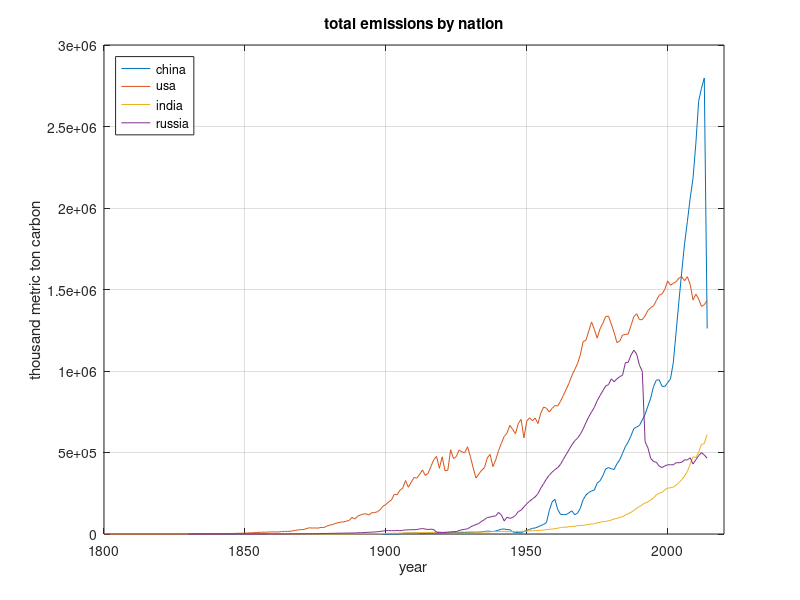
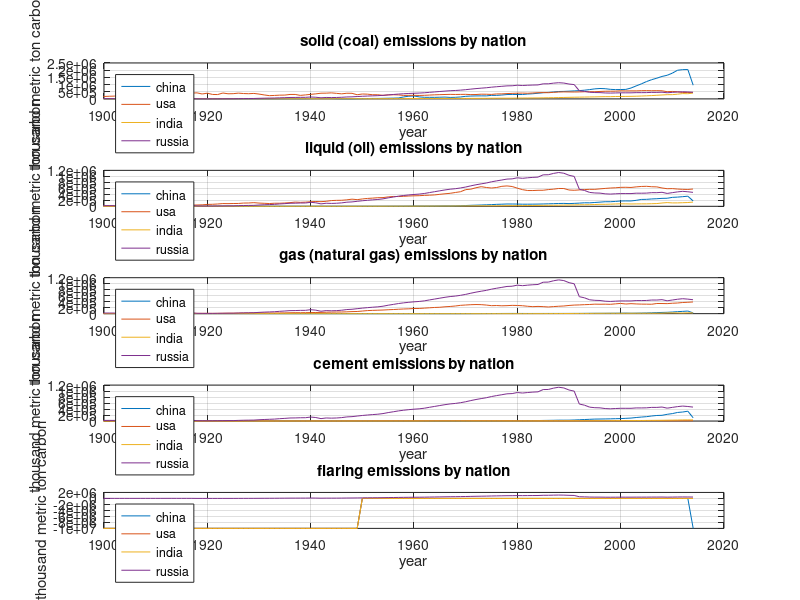

Write MATLAB code to recreate these figures, in order.
% plot_national_ff.mat
%
% script to plot different types of emissions from different countries
%
% julia dohner
% may 15, 2018
%
% 						
% Data Source: Tom Boden and Bob Andres (Oak Ridge National Laboratory); 
% Gregg Marland (Appalachian State University)									
% DOI: 10.3334/CDIAC/00001_V2017	


% format of columns being read in from .csv files:
%Nation	
%Year	
%Total CO2 emissions from fossil-fuels and cement production (thousand metric tons of C)	
%Emissions from solid fuel consumption	
%Emissions from liquid fuel consumption	
%Emissions from gas fuel consumption	
%Emissions from cement production	
%Emissions from gas flaring	Per capita CO2 emissions (metric tons of carbon)	
%Emissions from bunker fuels (not included in the totals)

clear all

addpath(genpath(...
    '/Users/juliadohner/Documents/MATLAB/JLDedits_Rafelski_LandOceanModel/v3_params_match/LU_FF_untangle/nationalFFdata'));
% top 10: 1. china, 2. usa, 3. india, 4. russia, 5. japan, 6. germany

% units in thousand metric tons
% 1 thousand metric ton C = 10e-6 PgC
china = csvread('china_emissions.csv');
china_total = [china(:,1) china(:,2)];
china_solid = [china(:,1) china(:,3)];
china_liquid = [china(:,1) china(:,4)];
china_gas = [china(:,1) china(:,5)];
china_cement = [china(:,1) china(:,6)];
china_flaring = [china(:,1) china(:,7)];

usa = csvread('usa_emissions.csv');
usa_total = [usa(:,1) usa(:,2)];
usa_solid = [usa(:,1) usa(:,3)];
usa_liquid = [usa(:,1) usa(:,4)];
usa_gas = [usa(:,1) usa(:,5)];
usa_cement = [usa(:,1) usa(:,6)];
usa_flaring = [usa(:,1) usa(:,7)];

india = csvread('india_emissions.csv');
india_total = [india(:,1) india(:,2)];
india_solid = [india(:,1) india(:,3)];
india_liquid = [india(:,1) india(:,4)];
india_gas = [india(:,1) india(:,5)];
india_cement = [india(:,1) india(:,6)];
india_flaring = [india(:,1) india(:,7)];

russia = csvread('ussr_russia_emissions.csv');
russia_total = [russia(:,1) russia(:,2)];
russia_solid = [russia(:,1) russia(:,2)];
russia_liquid = [russia(:,1) russia(:,2)];
russia_gas = [russia(:,1) russia(:,2)];
russia_cement = [russia(:,1) russia(:,2)];
russia_flaring = [russia(:,1) russia(:,2)];

figure
plot(china_total(:,1),china_total(:,2),usa_total(:,1),usa_total(:,2), ...
    india_total(:,1),india_total(:,2),russia_total(:,1),russia_total(:,2));
title('total emissions by nation');
legend('china','usa','india','russia','location','northwest');
ylabel('thousand metric ton carbon');
xlabel('year');
xlim([1800 2020])
grid

% Coal is a solid ff formed over millions of yrs by decay of land vegetation. 
figure
subplot(5,1,1)
plot(china_solid(:,1),china_solid(:,2),usa_solid(:,1),usa_solid(:,2), ...
    india_solid(:,1),india_solid(:,2),russia_solid(:,1),russia_solid(:,2));
title('solid (coal) emissions by nation');
legend('china','usa','india','russia','location','northwest');
ylabel('thousand metric ton carbon');
xlabel('year');
xlim([1900 2020])
grid

% Oil is a liquid ff, formed from the remains of marine microorgs deposited on the sea floor.
subplot(5,1,2)
plot(china_liquid(:,1),china_liquid(:,2),usa_liquid(:,1),usa_liquid(:,2), ...
    india_liquid(:,1),india_liquid(:,2),russia_liquid(:,1),russia_liquid(:,2));
title('liquid (oil) emissions by nation');
legend('china','usa','india','russia','location','northwest');
ylabel('thousand metric ton carbon');
xlabel('year');
grid
xlim([1900 2020])

% Natural gas is a gaseous ff, relatively clean compared to coal and oil. 
subplot(5,1,3)
plot(china_gas(:,1),china_gas(:,2),usa_gas(:,1),usa_gas(:,2), ...
    india_gas(:,1),india_gas(:,2),russia_gas(:,1),russia_gas(:,2));
title('gas (natural gas) emissions by nation');
legend('china','usa','india','russia','location','northwest');
ylabel('thousand metric ton carbon');
xlabel('year');
grid
xlim([1900 2020])

% co2 emissions through calcination rxn to produce cement
subplot(5,1,4)
plot(china_cement(:,1),china_cement(:,2),usa_cement(:,1),usa_cement(:,2), ...
    india_cement(:,1),india_cement(:,2),russia_cement(:,1),russia_cement(:,2));
title('cement emissions by nation');
legend('china','usa','india','russia','location','northwest');
ylabel('thousand metric ton carbon');
xlabel('year');
grid
xlim([1900 2020])

% burning off flammable gas released by pressure relief valves in
% industrial plants
subplot(5,1,5)
plot(china_flaring(:,1),china_flaring(:,2),usa_flaring(:,1),usa_flaring(:,2), ...
    india_flaring(:,1),india_flaring(:,2),russia_flaring(:,1),russia_flaring(:,2));
title('flaring emissions by nation');
legend('china','usa','india','russia','location','northwest');
ylabel('thousand metric ton carbon');
xlabel('year');
grid
xlim([1900 2020])
